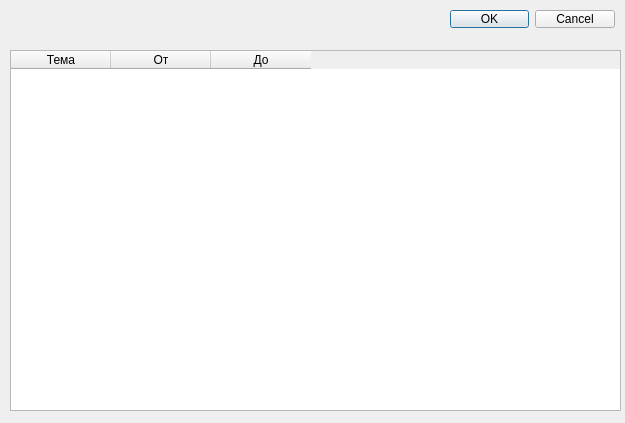
<?xml version="1.0" encoding="UTF-8"?>
<ui version="4.0">
 <class>merge_dialog</class>
 <widget class="QDialog" name="merge_dialog">
  <property name="geometry">
   <rect>
    <x>0</x>
    <y>0</y>
    <width>625</width>
    <height>423</height>
   </rect>
  </property>
  <property name="windowTitle">
   <string>Dialog</string>
  </property>
  <widget class="QTableWidget" name="tableWidget">
   <property name="geometry">
    <rect>
     <x>10</x>
     <y>50</y>
     <width>611</width>
     <height>361</height>
    </rect>
   </property>
   <column>
    <property name="text">
     <string>Тема</string>
    </property>
   </column>
   <column>
    <property name="text">
     <string>От</string>
    </property>
   </column>
   <column>
    <property name="text">
     <string>До</string>
    </property>
   </column>
  </widget>
  <widget class="QDialogButtonBox" name="buttonBox">
   <property name="geometry">
    <rect>
     <x>450</x>
     <y>10</y>
     <width>165</width>
     <height>18</height>
    </rect>
   </property>
   <property name="standardButtons">
    <set>QDialogButtonBox::Cancel|QDialogButtonBox::Ok</set>
   </property>
  </widget>
 </widget>
 <resources/>
 <connections/>
</ui>
